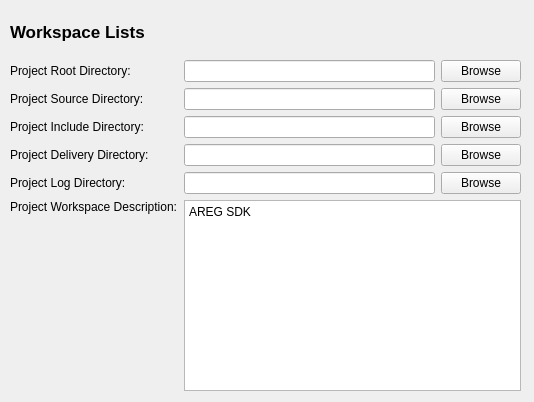
<?xml version="1.0" encoding="UTF-8"?>
<ui version="4.0">
 <class>OptionPageProjectDirsDlg</class>
 <widget class="QWidget" name="OptionPageProjectDirsDlg">
  <property name="geometry">
   <rect>
    <x>0</x>
    <y>0</y>
    <width>534</width>
    <height>402</height>
   </rect>
  </property>
  <property name="sizePolicy">
   <sizepolicy hsizetype="Expanding" vsizetype="Fixed">
    <horstretch>0</horstretch>
    <verstretch>0</verstretch>
   </sizepolicy>
  </property>
  <property name="windowTitle">
   <string>Dialog</string>
  </property>
  <widget class="QLabel" name="projectSettingsLabel">
   <property name="geometry">
    <rect>
     <x>10</x>
     <y>20</y>
     <width>511</width>
     <height>24</height>
    </rect>
   </property>
   <property name="sizePolicy">
    <sizepolicy hsizetype="Preferred" vsizetype="Expanding">
     <horstretch>0</horstretch>
     <verstretch>0</verstretch>
    </sizepolicy>
   </property>
   <property name="font">
    <font>
     <pointsize>13</pointsize>
     <bold>true</bold>
    </font>
   </property>
   <property name="text">
    <string>Workspace Lists</string>
   </property>
  </widget>
  <widget class="QWidget" name="layoutWidget">
   <property name="geometry">
    <rect>
     <x>10</x>
     <y>60</y>
     <width>511</width>
     <height>331</height>
    </rect>
   </property>
   <layout class="QGridLayout" name="gridLayout">
    <item row="1" column="3" colspan="2">
     <widget class="QPushButton" name="sourceDirBrowseBtn">
      <property name="text">
       <string>Browse</string>
      </property>
     </widget>
    </item>
    <item row="1" column="2">
     <widget class="QLineEdit" name="sourceDirEdit"/>
    </item>
    <item row="0" column="2">
     <widget class="QLineEdit" name="rootDirEdit"/>
    </item>
    <item row="3" column="3" colspan="2">
     <widget class="QPushButton" name="deliveryDirBrowseBtn">
      <property name="text">
       <string>Browse</string>
      </property>
     </widget>
    </item>
    <item row="3" column="0" colspan="2">
     <widget class="QLabel" name="deliveryDirLabel">
      <property name="text">
       <string>Project Delivery Directory:</string>
      </property>
     </widget>
    </item>
    <item row="1" column="0" colspan="2">
     <widget class="QLabel" name="sourceDirLabel">
      <property name="text">
       <string>Project Source Directory:</string>
      </property>
     </widget>
    </item>
    <item row="0" column="3" colspan="2">
     <widget class="QPushButton" name="rootDirBrowseBtn">
      <property name="text">
       <string>Browse</string>
      </property>
     </widget>
    </item>
    <item row="2" column="2">
     <widget class="QLineEdit" name="includeDirEdit"/>
    </item>
    <item row="5" column="2" colspan="3">
     <widget class="QPlainTextEdit" name="workspaceEdit">
      <property name="plainText">
       <string>AREG SDK</string>
      </property>
     </widget>
    </item>
    <item row="0" column="0" colspan="2">
     <widget class="QLabel" name="rootDirLabel">
      <property name="text">
       <string>Project Root Directory:</string>
      </property>
     </widget>
    </item>
    <item row="2" column="3" colspan="2">
     <widget class="QPushButton" name="includeDirBrowseBtn">
      <property name="text">
       <string>Browse</string>
      </property>
     </widget>
    </item>
    <item row="2" column="0" colspan="2">
     <widget class="QLabel" name="includeDirLabel">
      <property name="text">
       <string>Project Include Directory:</string>
      </property>
     </widget>
    </item>
    <item row="5" column="0" colspan="2">
     <widget class="QLabel" name="workspaceDescriptionLabel">
      <property name="text">
       <string>Project Workspace Description:</string>
      </property>
      <property name="alignment">
       <set>Qt::AlignmentFlag::AlignLeading|Qt::AlignmentFlag::AlignLeft|Qt::AlignmentFlag::AlignTop</set>
      </property>
     </widget>
    </item>
    <item row="3" column="2">
     <widget class="QLineEdit" name="deliveryDirEdit"/>
    </item>
    <item row="4" column="2">
     <widget class="QLineEdit" name="logDirEdit"/>
    </item>
    <item row="4" column="3" colspan="2">
     <widget class="QPushButton" name="logDirBrowseBtn">
      <property name="text">
       <string>Browse</string>
      </property>
     </widget>
    </item>
    <item row="4" column="0" colspan="2">
     <widget class="QLabel" name="logDirLabel">
      <property name="text">
       <string>Project Log Directory:</string>
      </property>
     </widget>
    </item>
   </layout>
  </widget>
 </widget>
 <tabstops>
  <tabstop>rootDirEdit</tabstop>
  <tabstop>rootDirBrowseBtn</tabstop>
  <tabstop>sourceDirEdit</tabstop>
  <tabstop>sourceDirBrowseBtn</tabstop>
  <tabstop>includeDirEdit</tabstop>
  <tabstop>includeDirBrowseBtn</tabstop>
  <tabstop>deliveryDirEdit</tabstop>
  <tabstop>deliveryDirBrowseBtn</tabstop>
  <tabstop>logDirEdit</tabstop>
  <tabstop>logDirBrowseBtn</tabstop>
  <tabstop>workspaceEdit</tabstop>
 </tabstops>
 <resources/>
 <connections/>
</ui>
